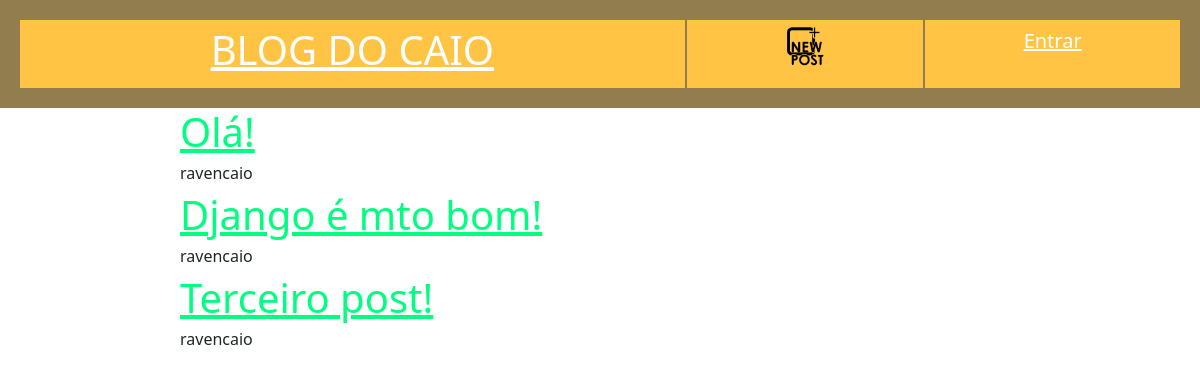
/, run on an earlier commit of the app's database.
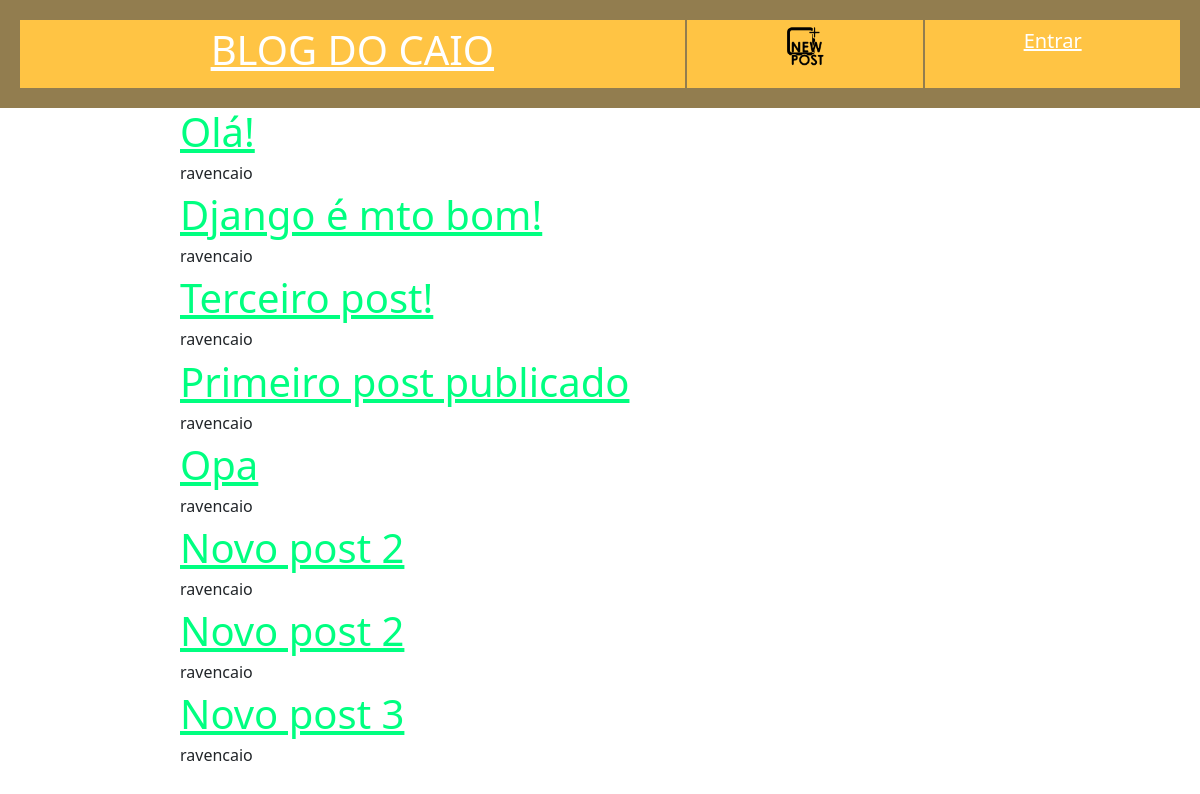
And on a later commit of the database.
### polls/models.py (models this page shows, shortened)
class Post(models.Model):
    author = models.ForeignKey(settings.AUTH_USER_MODEL, on_delete=models.CASCADE)
    title = models.CharField(max_length=200)
    text = models.TextField()
    created_date = models.DateTimeField(default=timezone.now)
    published_date = models.DateTimeField(blank=True, null=True)

### polls/views.py (the view)
# urls.py: path("", views.post_list, name="post_list"),
def post_list(request):
    posts = Post.objects.filter(published_date__lte= timezone.now()).order_by('published_date')
    return render(request, 'post.html', {'posts' : posts})

### polls/templates/post.html
{% extends 'blog.html' %}
{% block content %}
    {% for post in posts %}
        <h1><a href="{% url 'post_view' pk=post.pk %}"> {{ post.title }} </a></h1>
        <h6>{{ post.author }}</h6>
    {% endfor %}
{% endblock %}

### polls/templates/blog.html (shortened to what this page needs)
{% load static %}
<!DOCTYPE html>
<html lang="pt">
<head>
    <link href="https://cdn.jsdelivr.net/npm/bootstrap@5.3.8/dist/css/bootstrap.min.css" rel="stylesheet">
    <link href="{% static 'polls/css/blog.css' %}" rel="stylesheet">
</head>
<body>
    <div class="header">
        <div class="title">
            <h1><a href="/">BLOG DO CAIO</a></h1>
        </div>
        <div>
            <p><a href="/post_new/">
            <img src = "{% static 'polls/images/new-post.png' %}" alt = "Novo Post" width="40" height="40"></img>
            </a></p>
        </div>
        <div class="login">
            {% if user.is_authenticated %}
                Olá {{ user.username }} === <a href="/logout/">Sair</a>
            {% else %}
                <a href="/login/">Entrar</a>
            {% endif %}
        </div>
    </div>
    <div class="content">
        {% block content %}
        {% endblock %}
    </div>
</body>
</html>

### polls/static/polls/css/blog.css (style rules this page uses)
.header { display: grid; grid-template-columns: auto auto auto auto; gap: 2px; top : 0; padding: 20px; background-color: #927d4f; color: white; font-size: 30px; }
.title { text-align: center; grid-column-start: 1; grid-column-end: 3; }

What changed in the data, as far as the page shows it:
added Post: title "Primeiro post publicado", author "ravencaio"
added Post: title "Opa", author "ravencaio"
added Post: title "Novo post 2", author "ravencaio"
added Post: title "Novo post 2", author "ravencaio"
added Post: title "Novo post 3", author "ravencaio"
